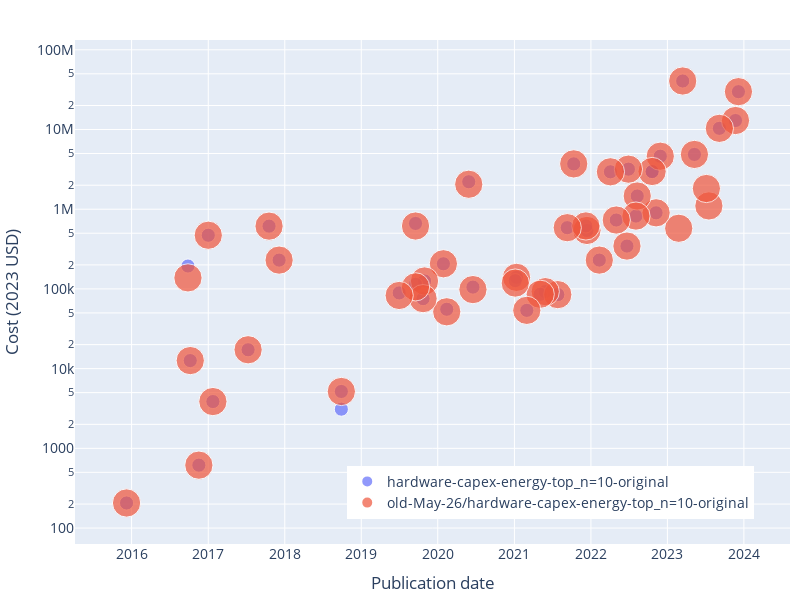

The cell this chart's notebook holds for it:
### Code cell
fig = px.scatter(
    combined_cost_df,
    x='Publication date',
    y=col,
    color='Source',
    hover_data=['System'],
    log_y=True,
)
fig.update_traces(textposition='top center')

# legend
fig.update_layout(
    legend_title_text='',
    legend=dict(
        orientation='h',
        yanchor='bottom',
        y=0.05,
        xanchor='right',
        x=0.95,
    ),
)

# axis labels
fig.update_xaxes(title_text='Publication date')
fig.update_yaxes(title_text='Cost (2023 USD)')

# title
fig.update_layout(title_text='')

# update size
fig.update_layout(
    autosize=False,
    width=800,
    height=600,
    title_font=dict(
        size=16,
    )
)

# font size
fig.update_layout(
    font=dict(
        size=14,
    )
)

# axis limits
fig.update_xaxes(range=['2015-01-01', '2025-01-01'])

# margins
fig.update_layout(margin=dict(l=10, r=10, t=40, b=10))

save_plot(fig, results_dir, 'cost_scatter_comparison')

fig.show()

### Figure 1 — Plotly figure (JSON) as saved in the notebook; plotly's stock layout.template omitted (floating-point values rounded to 4 significant figures)
{"data": [{"customdata": [["Gemini 1.0 Ultra"], ["Inflection-2"], ["Grok-1"], ["Falcon-180B"], ["Claude 2"], ["PaLM 2"], ["GPT-4"], ["GPT-3.5 (text-davinci-003)"], ["BLOOM-176B"], ["U-PaLM (540B)"], ["Flan-PaLM 540B"], ["BlenderBot 3"], ["GLM-130B"], ["Minerva (540B)"], ["Parti"], ["OPT-175B"], ["PaLM (540B)"], ["Chinchilla"], ["ST-MoE"], ["LaMDA"], ["AlphaCode"], ["ERNIE 3.0 Titan"], ["GLaM"], ["Gopher (280B)"], ["Yuan 1.0"], ["Megatron-Turing NLG 530B"], ["HyperCLOVA 82B"], ["GOAT"], ["ByT5-XXL"], ["ProtT5-XXL"], ["Meta Pseudo Labels"], ["Switch"], ["DALL-E"], ["mT5-XXL"], ["iGPT-XL"], ["GPT-3 175B (davinci)"], ["Turing-NLG"], ["Meena"], ["OpenAI Five"], ["OpenAI Five Rerun"], ["AlphaStar"], ["T5-11B"], ["Megatron-BERT"], ["Megatron-LM (8.3B)"], ["RoBERTa Large"], ["XLNet"], ["GPT-2 (1.5B)"], ["BigGAN-deep 512x512"], ["Transformer (Adaptive Input Embeddings) WT103"], ["FTW"], ["ResNeXt-101 32x48d"], ["AlphaZero"], ["AlphaGo Zero"], ["OpenAI TI7 DOTA 1v1"], ["JFT"], ["MoE"], ["Libratus"], ["AlphaGo Master"], ["PolyNet"], ["NASv3 (CIFAR-10)"], ["Xception"], ["GNMT"], ["AlphaGo Lee"], ["ResNet-152 (ImageNet)"], ["DeepSpeech2 (English)"]], "hovertemplate": "Source=hardware-capex-energy-top_n=10-original<br>Publication date=%{x}<br>Cost (inflation-adjusted)=%{y}<br>Size=%{marker.size}<br>System=%{customdata[0]}<extra></extra>", "legendgroup": "hardware-capex-energy-top_n=10-original", "marker": {"color": "#636efa", "size": [0.5, 0.5, 0.5, 0.5, 0.5, 0.5, 0.5, 0.5, 0.5, 0.5, 0.5, 0.5, 0.5, 0.5, 0.5, 0.5, 0.5, 0.5, 0.5, 0.5, 0.5, 0.5, 0.5, 0.5, 0.5, 0.5, 0.5, 0.5, 0.5, 0.5, 0.5, 0.5, 0.5, 0.5, 0.5, 0.5, 0.5, 0.5, 0.5, 0.5, 0.5, 0.5, 0.5, 0.5, 0.5, 0.5, 0.5, 0.5, 0.5, 0.5, 0.5, 0.5, 0.5, 0.5, 0.5, 0.5, 0.5, 0.5, 0.5, 0.5, 0.5, 0.5, 0.5, 0.5, 0.5], "sizemode": "area", "sizeref": 0.005, "symbol": "circle"}, "mode": "markers", "name": "hardware-capex-energy-top_n=10-original", "orientation": "v", "showlegend": true, "textposition": "top center", "type": "scatter", "x": ["2023-12-06", "2023-11-22", "2023-11-04", "2023-09-06", "2023-07-11", "2023-05-10", "2023-03-15", "2022-11-28", "2022-11-08", "2022-10-20", "2022-10-20", "2022-08-10", "2022-08-04", "2022-06-29", "2022-06-22", "2022-05-02", "2022-04-04", "2022-03-29", "2022-02-17", "2022-02-10", "2022-02-02", "2021-12-23", "2021-12-13", "2021-12-08", "2021-10-12", "2021-10-11", "2021-09-10", "2021-07-27", "2021-05-28", "2021-05-04", "2021-03-01", "2021-01-11", "2021-01-05", "2020-10-20", "2020-06-17", "2020-05-28", "2020-02-13", "2020-01-28", "2019-12-13", "2019-12-13", "2019-10-30", "2019-10-23", "2019-09-17", "2019-09-17", "2019-07-01", "2019-06-01", "2019-02-14", "2018-09-28", "2018-09-28", "2018-07-03", "2018-05-02", "2017-12-05", "2017-10-18", "2017-08-11", "2017-07-10", "2017-01-23", "2017-01-01", "2017-01-01", "2016-11-17", "2016-11-05", "2016-10-07", "2016-09-26", "2016-01-27", "2015-12-10", "2015-12-08"], "xaxis": "x", "y": [29830000.0, 12960000.0, null, 10340000.0, null, 4866000.0, 40590000.0, 4626000.0, 901100.0, 2974000.0, 2962000.0, 1465000.0, 820300.0, 3181000.0, 344900.0, 731700.0, 2946000.0, null, null, 229900.0, null, null, 541400.0, 616600.0, null, 3704000.0, 586400.0, 84800.0, 92450.0, 85700.0, 53840.0, 139700.0, 127100.0, null, 105400.0, 2212000.0, 55560.0, 206800.0, null, null, 125800.0, 75520.0, 663000.0, 114100.0, 89070.0, null, null, 5170.0, 3100.0, null, null, 229900.0, 613500.0, null, 17240.0, 3864.0, null, 471400.0, 615.5, null, 12620.0, 193800.0, null, null, 206.3], "yaxis": "y"}, {"customdata": [["Gemini Ultra"], ["Inflection-2"], ["Grok-1"], ["ChatGLM3"], ["Falcon-180B"], ["Llama 2-70B"], ["Claude 2"], ["xTrimoPGLM -100B"], ["PaLM 2"], ["GPT-4"], ["LLaMA-65B"], ["GPT-3.5 (text-davinci-003)"], ["BLOOM-176B"], ["U-PaLM (540B)"], ["BlenderBot 3"], ["GLM-130B"], ["Minerva (540B)"], ["Parti"], ["OPT-175B"], ["PaLM (540B)"], ["Chinchilla"], ["ST-MoE"], ["LaMDA"], ["AlphaCode"], ["ERNIE 3.0 Titan"], ["GLaM"], ["Gopher (280B)"], ["Yuan 1.0"], ["Megatron-Turing NLG 530B"], ["HyperCLOVA"], ["GOAT"], ["ByT5-XXL"], ["ProtT5-XXL"], ["Meta Pseudo Labels"], ["Switch"], ["DALL-E"], ["mT5-XXL"], ["iGPT-XL"], ["GPT-3 175B (davinci)"], ["Turing-NLG"], ["Meena"], ["OpenAI Five"], ["OpenAI Five Rerun"], ["AlphaStar"], ["T5-11B"], ["Megatron-BERT"], ["Megatron-LM (8.3B)"], ["RoBERTa Large"], ["XLNet"], ["GPT-2 (1.5B)"], ["BigGAN-deep 512x512"], ["FTW"], ["ResNeXt-101 32x48d"], ["AlphaZero"], ["AlphaGo Zero"], ["OpenAI TI7 DOTA 1v1"], ["JFT"], ["MoE"], ["Libratus"], ["AlphaGo Master"], ["PolyNet"], ["NASv3 (CIFAR-10)"], ["Xception"], ["GNMT"], ["AlphaGo Lee"], ["ResNet-152 (ImageNet)"], ["DeepSpeech2 (English)"]], "hovertemplate": "Source=old-May-26/hardware-capex-energy-top_n=10-original<br>Publication date=%{x}<br>Cost (inflation-adjusted)=%{y}<br>Size=%{marker.size}<br>System=%{customdata[0]}<extra></extra>", "legendgroup": "old-May-26/hardware-capex-energy-top_n=10-original", "marker": {"color": "#EF553B", "size": [2, 2, 2, 2, 2, 2, 2, 2, 2, 2, 2, 2, 2, 2, 2, 2, 2, 2, 2, 2, 2, 2, 2, 2, 2, 2, 2, 2, 2, 2, 2, 2, 2, 2, 2, 2, 2, 2, 2, 2, 2, 2, 2, 2, 2, 2, 2, 2, 2, 2, 2, 2, 2, 2, 2, 2, 2, 2, 2, 2, 2, 2, 2, 2, 2, 2, 2], "sizemode": "area", "sizeref": 0.005, "symbol": "circle"}, "mode": "markers", "name": "old-May-26/hardware-capex-energy-top_n=10-original", "orientation": "v", "showlegend": true, "textposition": "top center", "type": "scatter", "x": ["2023-12-06", "2023-11-22", "2023-11-04", "2023-10-27", "2023-09-06", "2023-07-18", "2023-07-11", "2023-07-06", "2023-05-10", "2023-03-15", "2023-02-24", "2022-11-28", "2022-11-08", "2022-10-20", "2022-08-10", "2022-08-04", "2022-06-29", "2022-06-22", "2022-05-02", "2022-04-04", "2022-03-29", "2022-02-17", "2022-02-10", "2022-02-02", "2021-12-23", "2021-12-13", "2021-12-08", "2021-10-12", "2021-10-11", "2021-09-10", "2021-07-27", "2021-05-28", "2021-05-04", "2021-03-01", "2021-01-11", "2021-01-05", "2020-10-20", "2020-06-17", "2020-05-28", "2020-02-13", "2020-01-28", "2019-12-13", "2019-12-13", "2019-10-30", "2019-10-23", "2019-09-17", "2019-09-17", "2019-07-01", "2019-06-01", "2019-02-14", "2018-09-28", "2018-07-03", "2018-05-02", "2017-12-05", "2017-10-18", "2017-08-11", "2017-07-10", "2017-01-23", "2017-01-01", "2017-01-01", "2016-11-17", "2016-11-05", "2016-10-07", "2016-09-26", "2016-01-27", "2015-12-10", "2015-12-08"], "xaxis": "x", "y": [29830000.0, 12960000.0, null, null, 10340000.0, 1100000.0, null, 1819000.0, 4866000.0, 40590000.0, 576500.0, 4626000.0, 901100.0, 2974000.0, 1465000.0, 820300.0, 3181000.0, 344900.0, 731700.0, 2946000.0, null, null, 230000.0, null, null, 541400.0, 616600.0, null, 3704000.0, 586400.0, 84800.0, 92450.0, 85700.0, 53840.0, 139700.0, 118400.0, null, 98080.0, 2057000.0, 51660.0, 206800.0, null, null, 125800.0, 75530.0, 615500.0, 106100.0, 82770.0, null, null, 5171.0, null, null, 229900.0, 613500.0, null, 17240.0, 3864.0, null, 471400.0, 615.6, null, 12620.0, 137500.0, null, null, 206.3], "yaxis": "y"}], "layout": {"autosize": false, "font": {"size": 14}, "height": 600, "legend": {"itemsizing": "constant", "orientation": "h", "title": {"text": ""}, "tracegroupgap": 0, "x": 0.95, "xanchor": "right", "y": 0.05, "yanchor": "bottom"}, "margin": {"b": 10, "l": 10, "r": 10, "t": 40}, "title": {"font": {"size": 16}, "text": ""}, "width": 800, "xaxis": {"anchor": "y", "domain": [0, 1], "title": {"text": "Publication date"}}, "yaxis": {"anchor": "x", "domain": [0, 1], "title": {"text": "Cost (2023 USD)"}, "type": "log"}}}
